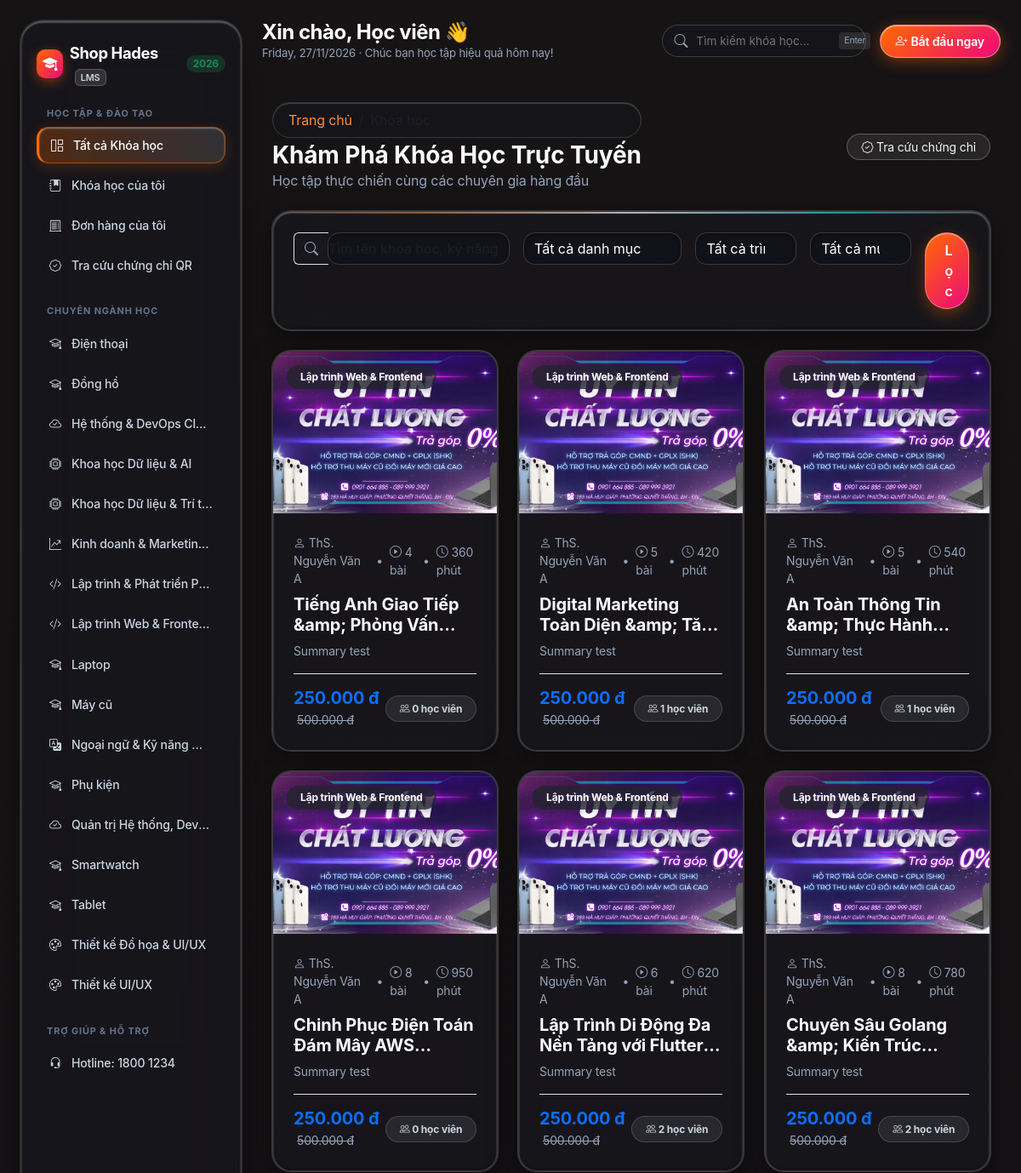
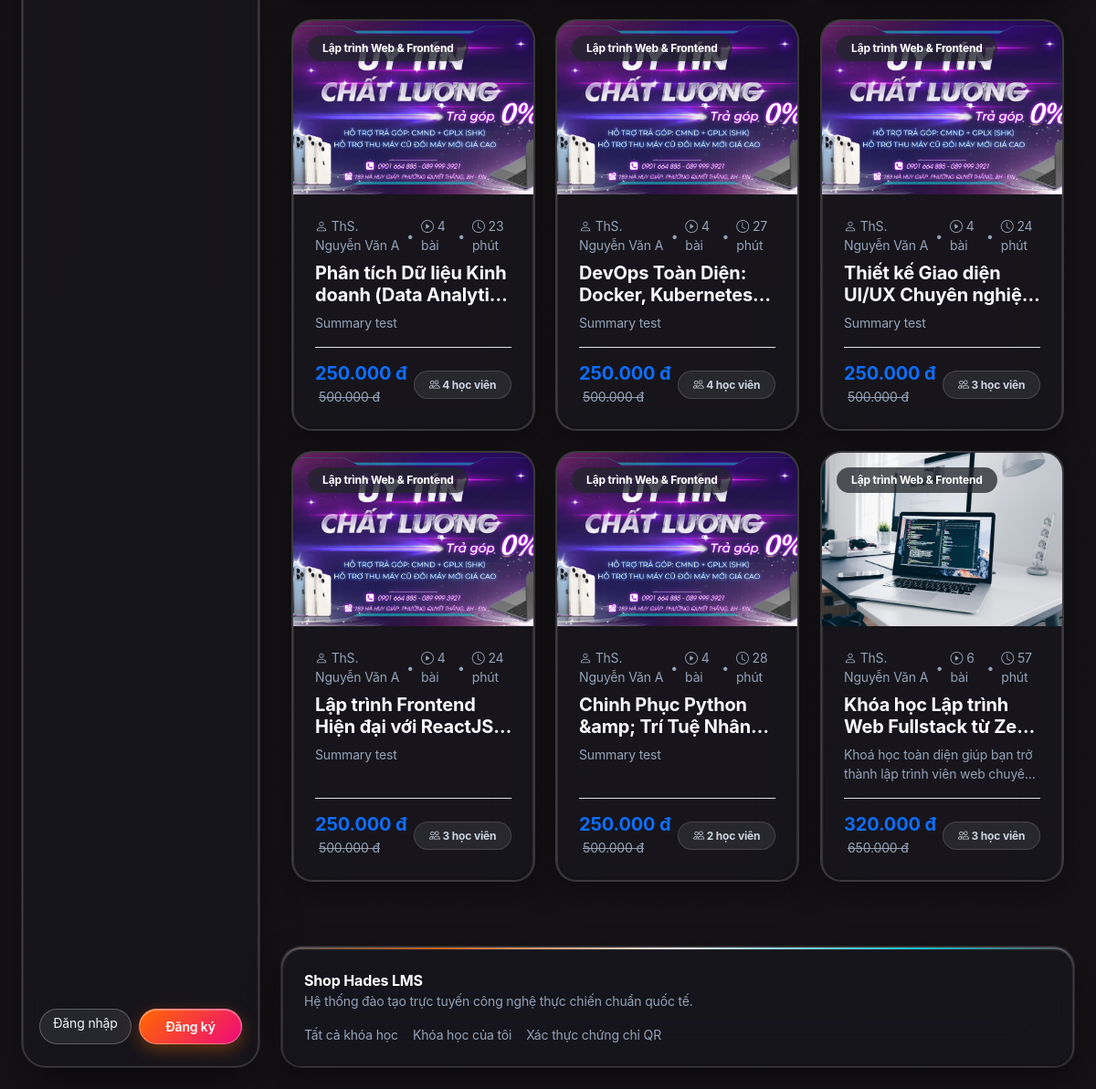
The page / on the database its author committed (2 pictures, top to bottom).
### tables this page shows
CREATE TABLE `categories` (
  `id` int unsigned NOT NULL AUTO_INCREMENT,
  `name` varchar(150) NOT NULL,
  `description` text,
  `status` enum('active','inactive') NOT NULL DEFAULT 'active',
  `created_at` datetime NOT NULL DEFAULT CURRENT_TIMESTAMP,
  PRIMARY KEY (`id`)
);

CREATE TABLE `courses` (
  `id` int unsigned NOT NULL AUTO_INCREMENT,
  `instructor_id` int unsigned NOT NULL,
  `category_id` int unsigned DEFAULT NULL,
  `title` varchar(255) NOT NULL,
  `slug` varchar(191) NOT NULL,
  `summary` varchar(500) DEFAULT NULL,
  `description` longtext,
  `thumbnail` varchar(255) DEFAULT NULL,
  `price` decimal(12,2) NOT NULL DEFAULT '0.00',
  `sale_price` decimal(12,2) DEFAULT NULL,
  `level` enum('all','beginner','intermediate','advanced') DEFAULT 'all',
  `status` enum('draft','published','archived') DEFAULT 'draft',
  `total_duration_minutes` int unsigned DEFAULT '0',
  `total_lessons` int unsigned DEFAULT '0',
  `created_at` timestamp NULL DEFAULT CURRENT_TIMESTAMP,
  `updated_at` timestamp NULL DEFAULT CURRENT_TIMESTAMP ON UPDATE CURRENT_TIMESTAMP,
  PRIMARY KEY (`id`),
  UNIQUE KEY `slug` (`slug`),
  KEY `instructor_id` (`instructor_id`),
  KEY `category_id` (`category_id`),
  KEY `idx_course_status` (`status`),
  KEY `idx_course_price` (`price`,`sale_price`),
  CONSTRAINT `courses_ibfk_1` FOREIGN KEY (`instructor_id`) REFERENCES `users` (`id`) ON DELETE RESTRICT,
  CONSTRAINT `courses_ibfk_2` FOREIGN KEY (`category_id`) REFERENCES `categories` (`id`) ON DELETE SET NULL
);

CREATE TABLE `users` (
  `id` int unsigned NOT NULL AUTO_INCREMENT,
  `name` varchar(100) NOT NULL,
  `email` varchar(150) NOT NULL,
  `phone` varchar(20) NOT NULL DEFAULT '',
  `avatar` varchar(255) DEFAULT NULL,
  `password` varchar(255) NOT NULL,
  `role` enum('admin','customer','shipper','student','instructor') NOT NULL DEFAULT 'student',
  `status` enum('active','inactive','banned') NOT NULL DEFAULT 'active',
  `created_at` datetime NOT NULL DEFAULT CURRENT_TIMESTAMP,
  `failed_login_attempts` int unsigned NOT NULL DEFAULT '0',
  `lockout_until` datetime DEFAULT NULL,
  `loyalty_points` int unsigned NOT NULL DEFAULT '0',
  `loyalty_tier` varchar(30) NOT NULL DEFAULT 'Standard',
  `two_factor_secret` varchar(100) DEFAULT NULL,
  `two_factor_enabled` tinyint(1) NOT NULL DEFAULT '0',
  PRIMARY KEY (`id`),
  UNIQUE KEY `users_email_unique` (`email`)
);

### views/client/courses/index.php (the view, shortened to what the rows shown need)
<div class="container py-4">
    <div class="d-flex justify-content-between align-items-center flex-wrap gap-3 mb-4">
        <div>
            <h1 class="h3 fw-bold mb-0">Khám Phá Khóa Học Trực Tuyến</h1>
        </div>
    </div>
    <?php if (empty($courses)): ?>
        <div class="text-center py-5">
            <i class="bi bi-journal-x display-1 text-muted"></i>
            <h4 class="mt-3 text-muted">Không tìm thấy khóa học nào phù hợp</h4>
            <a href="/courses" class="btn btn-outline-primary btn-sm mt-2">Đặt lại bộ lọc</a>
        </div>
    <?php else: ?>
        <div class="row row-cols-1 row-cols-md-2 row-cols-lg-3 g-4">
            <?php foreach ($courses as $c): ?>
                <?php
                    $isFree = ($c['price'] <= 0 || ($c['sale_price'] !== null && $c['sale_price'] <= 0));
                    $displayPrice = ($c['sale_price'] !== null && $c['sale_price'] >= 0) ? $c['sale_price'] : $c['price'];
                ?>
                <div class="col">
                    <div class="card h-100 border-0 shadow-sm rounded-4 overflow-hidden d-flex flex-column transition-hover">
                        <div class="position-relative">
                            <img src="<?= e($c['thumbnail'] ?: '/image/banner1.png') ?>" class="card-img-top object-fit-cover" style="height: 190px;" alt="<?= e($c['title']) ?>">
                            <span class="badge position-absolute top-0 start-0 m-3 px-3 py-2 rounded-pill bg-dark bg-opacity-75 text-white">
                                <?= e($c['category_name'] ?? 'Công nghệ') ?>
                            </span>
                        </div>
                        <div class="card-body d-flex flex-column p-4">
                            <div class="d-flex align-items-center gap-2 mb-2 text-muted small">
                                <span><i class="bi bi-person"></i> <?= e($c['instructor_name'] ?? 'Giảng viên') ?></span>
                                <span>•</span>
                                <span><i class="bi bi-play-circle"></i> <?= (int)$c['total_lessons'] ?> bài</span>
                                <span>•</span>
                                <span><i class="bi bi-clock"></i> <?= (int)$c['total_duration_minutes'] ?> phút</span>
                            </div>
                            <h5 class="card-title fw-bold text-dark mb-2 line-clamp-2">
                                <a href="/courses/<?= e($c['slug'] ?: $c['id']) ?>" class="text-decoration-none text-dark stretched-link">
                                    <?= e($c['title']) ?>
                                </a>
                            </h5>
                            <p class="card-text text-muted small flex-grow-1 line-clamp-2">
                                <?= e($c['summary'] ?: 'Lộ trình bài bản giúp bạn làm chủ kỹ năng từ cơ bản đến nâng cao.') ?>
                            </p>
                            <div class="d-flex justify-content-between align-items-center pt-3 border-top mt-auto">
                                <div>
                                    <?php if ($isFree): ?>
                                        <span class="h5 fw-bold text-success mb-0">Miễn phí</span>
                                    <?php else: ?>
                                        <span class="h5 fw-bold text-primary mb-0"><?= formatMoney($displayPrice) ?></span>
                                        <?php if ($c['sale_price'] !== null && $c['sale_price'] < $c['price']): ?>
                                            <span class="text-decoration-line-through text-muted small ms-1"><?= formatMoney($c['price']) ?></span>
                                        <?php endif; ?>
                                    <?php endif; ?>
                                </div>
                                <span class="badge bg-light text-secondary border rounded-pill px-3 py-2">
                                    <i class="bi bi-people"></i> <?= (int)($c['student_count'] ?? 0) ?> học viên
                                </span>
                            </div>
                        </div>
                    </div>
                </div>
            <?php endforeach; ?>
        </div>
    <?php endif; ?>
</div>

### views/layouts/client.php (shortened to what the rows shown need)
<!DOCTYPE html>
<html lang="vi">
<head>
    <link href="https://cdn.jsdelivr.net/npm/bootstrap@5.3.3/dist/css/bootstrap.min.css" rel="stylesheet">
    <link href="https://cdn.jsdelivr.net/npm/bootstrap-icons@1.11.3/font/bootstrap-icons.min.css" rel="stylesheet">
    <link href="/css/glassy-theme.css" rel="stylesheet">
</head>
<body class="refract-dashboard-body">
<?php
if (!function_exists('getCategoryIcon')) {
    function getCategoryIcon(string $name): string {
        $nameLower = strtolower($name);
        if (str_contains($nameLower, 'lập trình') || str_contains($nameLower, 'phần mềm') || str_contains($nameLower, 'code')) return 'bi-code-slash';
        if (str_contains($nameLower, 'dữ liệu') || str_contains($nameLower, 'ai') || str_contains($nameLower, 'data')) return 'bi-cpu';
        if (str_contains($nameLower, 'thiết kế') || str_contains($nameLower, 'ui/ux') || str_contains($nameLower, 'đồ họa')) return 'bi-palette';
        if (str_contains($nameLower, 'devops') || str_contains($nameLower, 'cloud') || str_contains($nameLower, 'hệ thống')) return 'bi-cloud-check';
        if (str_contains($nameLower, 'marketing') || str_contains($nameLower, 'kinh doanh')) return 'bi-graph-up-arrow';
        if (str_contains($nameLower, 'ngoại ngữ') || str_contains($nameLower, 'kỹ năng')) return 'bi-translate';
        return 'bi-mortarboard';
    }
}
?>
<div class="refract-app-container">
    <aside class="refract-sidebar">
        <div class="sidebar-section">
            <?php foreach (($categories ?? []) as $cat): ?>
                <a href="/courses?category=<?= (int)$cat['id'] ?>" class="sidebar-nav-item <?= ((string)($_GET['category'] ?? '') === (string)$cat['id']) ? 'active' : '' ?>">
                    <i class="bi <?= getCategoryIcon($cat['name']) ?>"></i>
                    <span class="text-truncate"><?= e($cat['name']) ?></span>
                </a>
            <?php endforeach; ?>
        </div>
    </aside>
    <main class="refract-main-content">
        <div class="refract-body-wrapper">
            <?= $content ?? '' ?>
        </div>
    </main>
</div>
</body>
</html>

### rows shown on the page
categories: name "Điện thoại"
categories: name "Đồng hồ"
categories: name "Hệ thống & DevOps Cl…"
categories: name "Khoa học Dữ liệu & AI"
categories: name "Khoa học Dữ liệu & Trí t…"
categories: name "Kinh doanh & Marketin…"
categories: name "Lập trình & Phát triển P…"
categories: name "Lập trình Web & Frontend"
categories: name "Laptop"
categories: name "Máy cũ"
categories: name "Ngoại ngữ & Kỹ năng…"
categories: name "Phụ kiện"
categories: name "Quản trị Hệ thống, Dev…"
categories: name "Smartwatch"
categories: name "Tablet"
categories: name "Thiết kế Đồ họa & UI/UX"
categories: name "Thiết kế UI/UX"
courses: thumbnail (picture), category.name "Lập trình Web & Frontend", instructor.name "ThS. Nguyễn Văn A", total_lessons "4", total_duration_minutes "360", title "Tiếng Anh Giao Tiếp &amp; Phỏng…", summary "Summary test", sale_price "250.000 đ", price "500.000 đ", student_count "0"
courses: thumbnail (picture), category.name "Lập trình Web & Frontend", instructor.name "ThS. Nguyễn Văn A", total_lessons "5", total_duration_minutes "420", title "Digital Marketing Toàn Diện &amp;…", summary "Summary test", sale_price "250.000 đ", price "500.000 đ", student_count "1"
courses: thumbnail (picture), category.name "Lập trình Web & Frontend", instructor.name "ThS. Nguyễn Văn A", total_lessons "5", total_duration_minutes "540", title "An Toàn Thông Tin &amp; Thực…", summary "Summary test", sale_price "250.000 đ", price "500.000 đ", student_count "1"
courses: thumbnail (picture), category.name "Lập trình Web & Frontend", instructor.name "ThS. Nguyễn Văn A", total_lessons "8", total_duration_minutes "950", title "Chinh Phục Điện Toán Đám Mây…", summary "Summary test", sale_price "250.000 đ", price "500.000 đ", student_count "0"
courses: thumbnail (picture), category.name "Lập trình Web & Frontend", instructor.name "ThS. Nguyễn Văn A", total_lessons "6", total_duration_minutes "620", title "Lập Trình Di Động Đa Nền Tảng với…", summary "Summary test", sale_price "250.000 đ", price "500.000 đ", student_count "2"
courses: thumbnail (picture), category.name "Lập trình Web & Frontend", instructor.name "ThS. Nguyễn Văn A", total_lessons "8", total_duration_minutes "780", title "Chuyên Sâu Golang &amp; Kiến…", summary "Summary test", sale_price "250.000 đ", price "500.000 đ", student_count "2"
courses: thumbnail (picture), category.name "Lập trình Web & Frontend", instructor.name "ThS. Nguyễn Văn A", total_lessons "4", total_duration_minutes "23", title "Phân tích Dữ liệu Kinh doanh (Data…", summary "Summary test", sale_price "250.000 đ", price "500.000 đ", student_count "4"
courses: thumbnail (picture), category.name "Lập trình Web & Frontend", instructor.name "ThS. Nguyễn Văn A", total_lessons "4", total_duration_minutes "27", title "DevOps Toàn Diện: Docker,…", summary "Summary test", sale_price "250.000 đ", price "500.000 đ", student_count "4"
courses: thumbnail (picture), category.name "Lập trình Web & Frontend", instructor.name "ThS. Nguyễn Văn A", total_lessons "4", total_duration_minutes "24", title "Thiết kế Giao diện UI/UX Chuyên…", summary "Summary test", sale_price "250.000 đ", price "500.000 đ", student_count "3"
courses: thumbnail (picture), category.name "Lập trình Web & Frontend", instructor.name "ThS. Nguyễn Văn A", total_lessons "4", total_duration_minutes "24", title "Lập trình Frontend Hiện đại với…", summary "Summary test", sale_price "250.000 đ", price "500.000 đ", student_count "3"
courses: thumbnail (picture), category.name "Lập trình Web & Frontend", instructor.name "ThS. Nguyễn Văn A", total_lessons "4", total_duration_minutes "28", title "Chinh Phục Python &amp; Trí Tuệ…", summary "Summary test", sale_price "250.000 đ", price "500.000 đ", student_count "2"
courses: thumbnail (picture), category.name "Lập trình Web & Frontend", instructor.name "ThS. Nguyễn Văn A", total_lessons "6", total_duration_minutes "57", title "Khóa học Lập trình Web Fullstack từ…", summary "Khoá học toàn diện giúp bạn trở thành lập trình viên web…", sale_price "320.000 đ", price "650.000 đ", student_count "3"

### other values the page prints
config('app_name', 'Hades') "Shop Hades"
config('hotline', '1800 1234') "1800 1234"
authUser()['name'] "Học viên"
config('app_name', 'Hades Academy') "Shop Hades"
